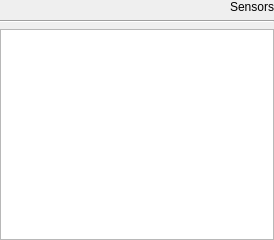
<?xml version="1.0" encoding="UTF-8"?>
<ui version="4.0">
 <class>Sensors</class>
 <widget class="QWidget" name="Sensors">
  <property name="geometry">
   <rect>
    <x>0</x>
    <y>0</y>
    <width>274</width>
    <height>240</height>
   </rect>
  </property>
  <property name="windowTitle">
   <string>Form</string>
  </property>
  <layout class="QVBoxLayout" name="verticalLayout">
   <property name="leftMargin">
    <number>0</number>
   </property>
   <property name="topMargin">
    <number>0</number>
   </property>
   <property name="rightMargin">
    <number>0</number>
   </property>
   <property name="bottomMargin">
    <number>0</number>
   </property>
   <item>
    <widget class="QLabel" name="title">
     <property name="text">
      <string>Sensors</string>
     </property>
     <property name="alignment">
      <set>Qt::AlignRight|Qt::AlignTrailing|Qt::AlignVCenter</set>
     </property>
    </widget>
   </item>
   <item>
    <widget class="Line" name="line">
     <property name="orientation">
      <enum>Qt::Horizontal</enum>
     </property>
    </widget>
   </item>
   <item>
    <widget class="QTableView" name="sensorList">
     <property name="sizePolicy">
      <sizepolicy hsizetype="Preferred" vsizetype="Expanding">
       <horstretch>0</horstretch>
       <verstretch>0</verstretch>
      </sizepolicy>
     </property>
     <property name="focusPolicy">
      <enum>Qt::NoFocus</enum>
     </property>
     <property name="verticalScrollBarPolicy">
      <enum>Qt::ScrollBarAlwaysOff</enum>
     </property>
     <property name="horizontalScrollBarPolicy">
      <enum>Qt::ScrollBarAlwaysOff</enum>
     </property>
     <property name="sizeAdjustPolicy">
      <enum>QAbstractScrollArea::AdjustToContents</enum>
     </property>
     <property name="autoScroll">
      <bool>false</bool>
     </property>
     <property name="editTriggers">
      <set>QAbstractItemView::NoEditTriggers</set>
     </property>
     <property name="tabKeyNavigation">
      <bool>false</bool>
     </property>
     <property name="showDropIndicator" stdset="0">
      <bool>false</bool>
     </property>
     <property name="dragDropOverwriteMode">
      <bool>false</bool>
     </property>
     <property name="selectionMode">
      <enum>QAbstractItemView::NoSelection</enum>
     </property>
     <property name="showGrid">
      <bool>false</bool>
     </property>
     <property name="sortingEnabled">
      <bool>true</bool>
     </property>
     <property name="wordWrap">
      <bool>false</bool>
     </property>
     <property name="cornerButtonEnabled">
      <bool>false</bool>
     </property>
     <attribute name="horizontalHeaderVisible">
      <bool>false</bool>
     </attribute>
     <attribute name="verticalHeaderVisible">
      <bool>false</bool>
     </attribute>
    </widget>
   </item>
  </layout>
 </widget>
 <resources/>
 <connections/>
</ui>
